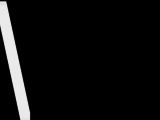
#> input picture py_scripts/dataset/FRAME_QQVGA_label/00001.png, 160 x 120 px
$ python classification.py
#> lines starting #> are read from the running program, lines starting #| are printed output that depends on the picture; after the words box and inside, x2 and y2 are one past the last pixel; in counts of white or black regions, pixels touching at a corner belong together
"""
Edge Endpoint Detection - Boundary Scanning Method
Detect endpoints on 4 edges to classify LINE, CROSS, T-SHAPE
Simple and efficient for ESP32S3 C++ implementation
"""

import cv2
import numpy as np
import matplotlib.pyplot as plt
from matplotlib.gridspec import GridSpec
from pathlib import Path

# ==================== 路径 ====================
PROJECT_ROOT = Path(__file__).resolve().parents[2]      # .../AICleanBot
PY_DIR = PROJECT_ROOT / 'py_scripts'


def detect_edge_endpoints(image_path, edge_width=5, min_pixels=3):
    """
    Detect endpoints on 4 edges of the image

    Args:
        image_path: Path to image file
        edge_width: Width of edge region to scan (pixels)
        min_pixels: Minimum white pixels to consider as valid endpoint

    Returns:
        endpoints: Dictionary with top, bottom, left, right endpoints
        classification: LINE, CROSS, or T_SHAPE
        binary_img: Binary image
    """
#> called with edge_width = 5, min_pixels = 3
    # Read image
    img = cv2.imread(image_path, cv2.IMREAD_GRAYSCALE)
#> img is the input picture: shape (120, 160); min 0, max 234, mean 15.4
    if img is None:
        raise ValueError(f"Cannot read image: {image_path}")

    height, width = img.shape
#> height = 120; width = 160

    # Convert to binary
    binary_img = (img > 127).astype(np.uint8)
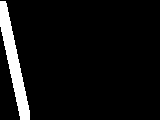
#> binary_img: shape (120, 160); values 0 (black) and 1 (white), 6.6% white; 1 white region, box (x1, y1, x2, y2) and area: (0, 1, 30, 120) 1269

    endpoints = {
        'top': None,
        'bottom': None,
        'left': None,
        'right': None
    }

    # 1. Scan TOP edge (first edge_width rows)
    x_sum, count = 0, 0
    for y in range(min(edge_width, height)):
        for x in range(width):
            if binary_img[y, x] == 1:
                x_sum += x
                count += 1
#> after the loop, count = 26; x_sum = 72

    if count >= min_pixels:
        endpoints['top'] = (x_sum // count, 0)

    # 2. Scan BOTTOM edge (last edge_width rows)
    x_sum, count = 0, 0
    for y in range(max(0, height - edge_width), height):
        for x in range(width):
            if binary_img[y, x] == 1:
                x_sum += x
                count += 1
#> after the loop, count = 51; x_sum = 1244

    if count >= min_pixels:
        endpoints['bottom'] = (x_sum // count, height - 1)

    # 3. Scan LEFT edge (first edge_width columns)
    y_sum, count = 0, 0
    for x in range(min(edge_width, width)):
        for y in range(height):
            if binary_img[y, x] == 1:
                y_sum += y
                count += 1
#> after the loop, count = 177; y_sum = 3332

    if count >= min_pixels:
        endpoints['left'] = (0, y_sum // count)

    # 4. Scan RIGHT edge (last edge_width columns)
    y_sum, count = 0, 0
    for x in range(max(0, width - edge_width), width):
        for y in range(height):
            if binary_img[y, x] == 1:
                y_sum += y
                count += 1
#> after the loop, count = 0; y_sum = 0

    if count >= min_pixels:
        endpoints['right'] = (width - 1, y_sum // count)

    # 5. Classification based on endpoint count
    endpoint_count = sum(1 for ep in endpoints.values() if ep is not None)
#> endpoint_count = 3

    if endpoint_count == 2:
        if endpoints['top'] and endpoints['bottom']:
            classification = "LINE (Vertical/Diagonal)"
        elif endpoints['left'] and endpoints['right']:
            classification = "LINE (Horizontal)"
        else:
            classification = "LINE (Diagonal)"
    elif endpoint_count == 4:
        classification = "CROSS"
    elif endpoint_count == 3:
        classification = "T-SHAPE"
    else:
        classification = "UNKNOWN"

    return endpoints, classification, binary_img


def visualize_edge_detection(image_path, save_path=None):
    """
    Visualize edge endpoint detection results
    """
    endpoints, classification, binary_img = detect_edge_endpoints(image_path)
#> endpoints = 4 items; classification = 'T-SHAPE'

    height, width = binary_img.shape
#> height = 120; width = 160

    # Create figure
    fig = plt.figure(figsize=(14, 10))
    gs = GridSpec(2, 2, figure=fig, hspace=0.3, wspace=0.3)

    # 1. Original binary image with edge regions highlighted
    ax1 = fig.add_subplot(gs[0, 0])
    ax1.imshow(binary_img * 255, cmap='gray')

    # Draw edge scanning regions
    edge_width = 5
    ax1.axhline(y=edge_width, color='red', linestyle='--', linewidth=1, alpha=0.5, label='Scan Region')
    ax1.axhline(y=height-edge_width, color='red', linestyle='--', linewidth=1, alpha=0.5)
    ax1.axvline(x=edge_width, color='red', linestyle='--', linewidth=1, alpha=0.5)
    ax1.axvline(x=width-edge_width, color='red', linestyle='--', linewidth=1, alpha=0.5)

    ax1.set_title('Binary Image with Edge Scan Regions', fontsize=12, fontweight='bold')
    ax1.set_xlabel('X (Column)')
    ax1.set_ylabel('Y (Row)')
    ax1.legend(loc='upper right')
    ax1.grid(True, alpha=0.3)

    # 2. Detected endpoints and lines
    ax2 = fig.add_subplot(gs[0, 1])
    ax2.imshow(binary_img * 255, cmap='gray')

    # Draw detected endpoints
    colors = {'top': 'red', 'bottom': 'blue', 'left': 'green', 'right': 'orange'}
    for edge_name, endpoint in endpoints.items():
        if endpoint:
            ax2.plot(endpoint[0], endpoint[1], 'o', color=colors[edge_name],
                    markersize=15, label=f'{edge_name.upper()}: ({endpoint[0]}, {endpoint[1]})',
                    markeredgecolor='white', markeredgewidth=2)
#> this loop made 4 passes
#> (edge_name, endpoint) on passes 1 to 4: ('top', (2, 0)), ('bottom', (24, 119)), ('left', (0, 18)), ('right', None)

    # Draw lines connecting endpoints
    if endpoints['top'] and endpoints['bottom']:
        ax2.plot([endpoints['top'][0], endpoints['bottom'][0]],
                [endpoints['top'][1], endpoints['bottom'][1]],
                'r-', linewidth=3, alpha=0.7, label='Vertical Line')

    if endpoints['left'] and endpoints['right']:
        ax2.plot([endpoints['left'][0], endpoints['right'][0]],
                [endpoints['left'][1], endpoints['right'][1]],
                'g-', linewidth=3, alpha=0.7, label='Horizontal Line')

    ax2.set_title('Detected Endpoints & Lines', fontsize=12, fontweight='bold')
    ax2.set_xlabel('X (Column)')
    ax2.set_ylabel('Y (Row)')
    ax2.legend(loc='upper right', fontsize=8)
    ax2.grid(True, alpha=0.3)

    # 3. Classification result
    ax3 = fig.add_subplot(gs[1, :])
    ax3.axis('off')

    # Count endpoints
    endpoint_count = sum(1 for ep in endpoints.values() if ep is not None)
#> endpoint_count = 3

    # Build result text
    result_text = f"CLASSIFICATION: {classification}\n\n"
    result_text += f"Detected Endpoints: {endpoint_count}\n\n"

    for edge_name, endpoint in endpoints.items():
        if endpoint:
            result_text += f"  • {edge_name.upper():8s}: ({endpoint[0]:3d}, {endpoint[1]:3d})\n"
        else:
            result_text += f"  • {edge_name.upper():8s}: None\n"

    result_text += "\n" + "="*50 + "\n"
    result_text += "Classification Logic:\n"
    result_text += "  • 2 endpoints (top+bottom or left+right) -> LINE\n"
    result_text += "  • 4 endpoints (all edges)              -> CROSS\n"
    result_text += "  • 3 endpoints                          -> T-SHAPE\n"
    result_text += "="*50 + "\n\n"

    # Add line tracking info for LINE case
    if "LINE" in classification:
        if endpoints['top'] and endpoints['bottom']:
            center_x = (endpoints['top'][0] + endpoints['bottom'][0]) // 2
            image_center = width // 2
            offset = center_x - image_center

            result_text += f"Line Tracking Info:\n"
            result_text += f"  Line Center X: {center_x}\n"
            result_text += f"  Image Center X: {image_center}\n"
            result_text += f"  Offset: {offset:+d} pixels\n"

            if offset > 5:
                result_text += f"  -> Action: TURN RIGHT\n"
            elif offset < -5:
                result_text += f"  -> Action: TURN LEFT\n"
            else:
                result_text += f"  -> Action: GO STRAIGHT\n"

    # Set color based on classification
    if "CROSS" in classification:
        color = 'red'
    elif "T-SHAPE" in classification:
        color = 'orange'
    elif "LINE" in classification:
        color = 'green'
    else:
        color = 'gray'

    ax3.text(0.5, 0.5, result_text,
             ha='center', va='center',
             fontsize=11, family='monospace',
             bbox=dict(boxstyle='round', facecolor=color, alpha=0.15))

    # Add main title
    fig.suptitle(f'Edge Endpoint Detection - {image_path.split("/")[-1]}',
                 fontsize=16, fontweight='bold')

    # Save or show
    if save_path:
        plt.savefig(save_path, dpi=150, bbox_inches='tight')
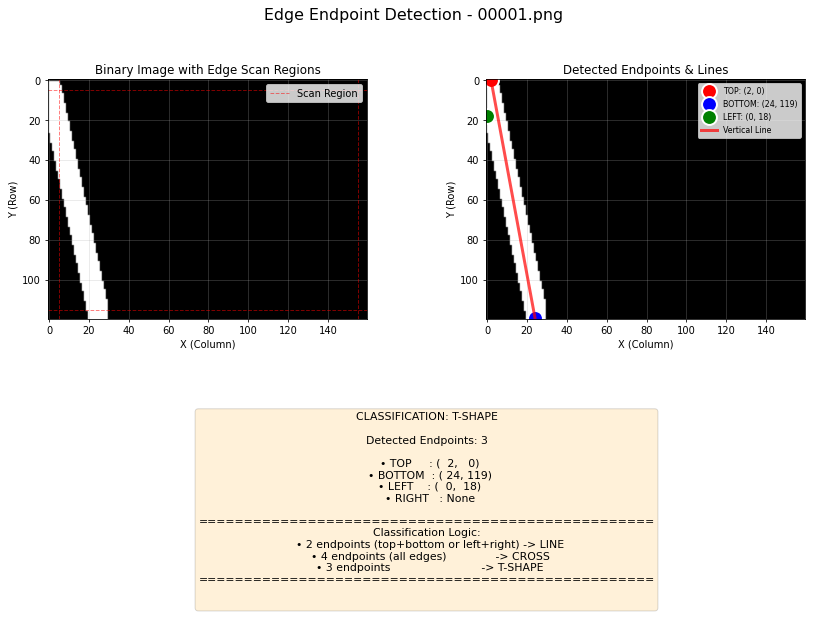
#> figure drawn by matplotlib, 2 panels
        print(f"Edge detection result saved to: {save_path}")

    plt.show()

    return classification, endpoints


def analyze_all_images():
    """
    Analyze all three images using edge endpoint detection
    """
    # 换成你自己标注出来的任意一张标签图即可
    images = [
        str(PY_DIR / 'dataset' / 'FRAME_QQVGA_label' / '00001.png'),
    ]

    print("=" * 70)
    print("Edge Endpoint Detection - Boundary Scanning Method")
    print("=" * 70)

    for img_path in images:
        print(f"\nAnalyzing image: {img_path}")
        save_path = img_path.replace('.png', '_edge_detection.png')
        classification, endpoints = visualize_edge_detection(img_path, save_path)
#> classification = 'T-SHAPE'; endpoints = 4 items

        print(f"Classification: {classification}")
#| Classification: T-SHAPE
        print(f"Endpoints detected:")
        for edge_name, endpoint in endpoints.items():
            if endpoint:
                print(f"  {edge_name:8s}: {endpoint}")
        print("-" * 70)


if __name__ == "__main__":
    analyze_all_images()
